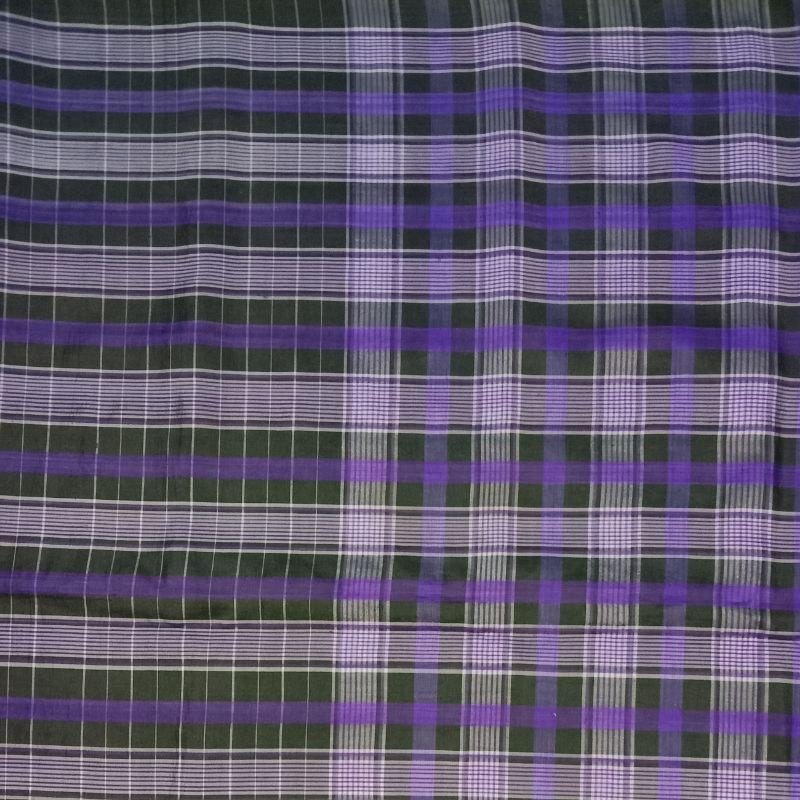
#> input picture ls03/re0303.jpg, 800 x 800 px
$ python grayscale.py
#> lines starting #> are read from the running program, lines starting #| are printed output that depends on the picture
from PIL import Image
CITRA = Image.open('re0303.jpg')
#> CITRA is the input picture: PIL image 800x800 RGB; mean R, G, B 94.8, 87.6, 109.3
PIXEL = CITRA.load()
CITRA_GRAYSCALE = Image.open('re0303.jpg').convert('L')
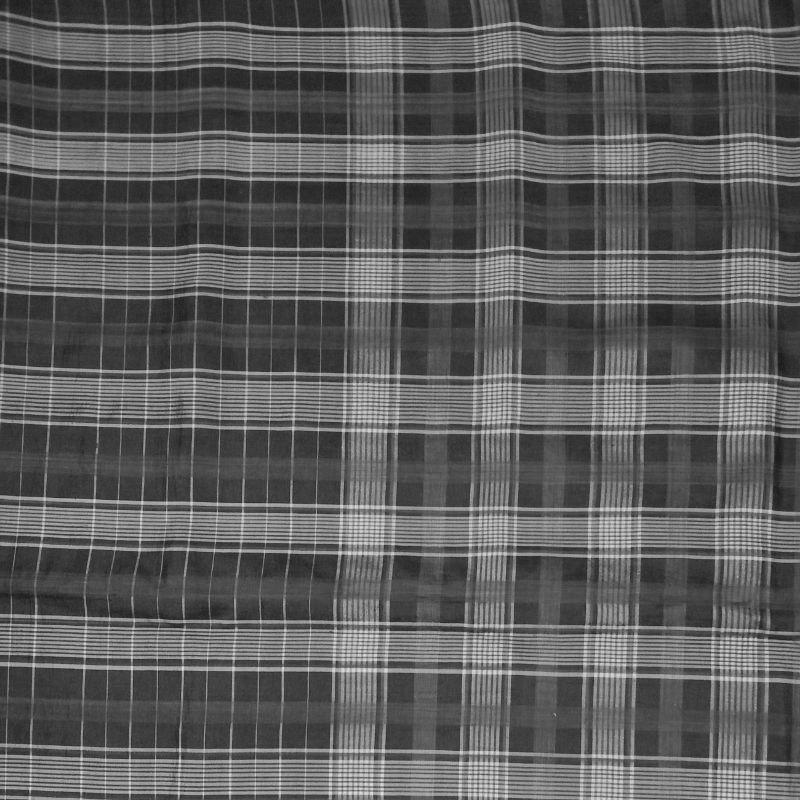
#> CITRA_GRAYSCALE: PIL image 800x800 L; min 23, max 229, mean 92.2
CITRA_GRAYSCALE.save('gray0303.jpg')

$ run again, with ls03/re0301.jpg copied over ls03/re0303.jpg
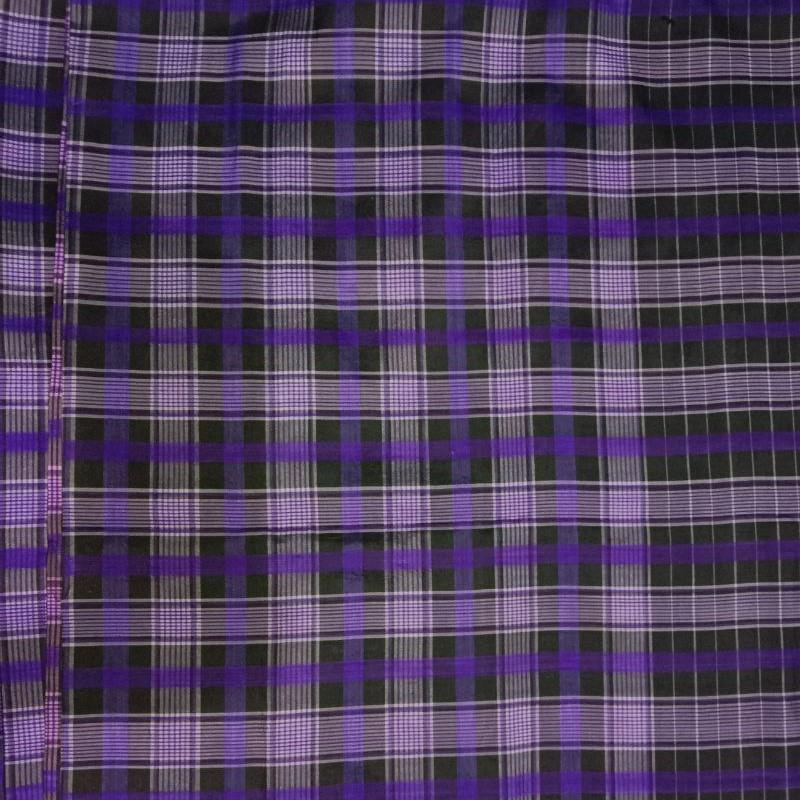
#> input picture ls03/re0301.jpg, 800 x 800 px
#> CITRA is the input picture: PIL image 800x800 RGB; mean R, G, B 79.7, 64.9, 93.5
#> `CITRA_GRAYSCALE = Image.open('re0303.jpg').convert('L')`:
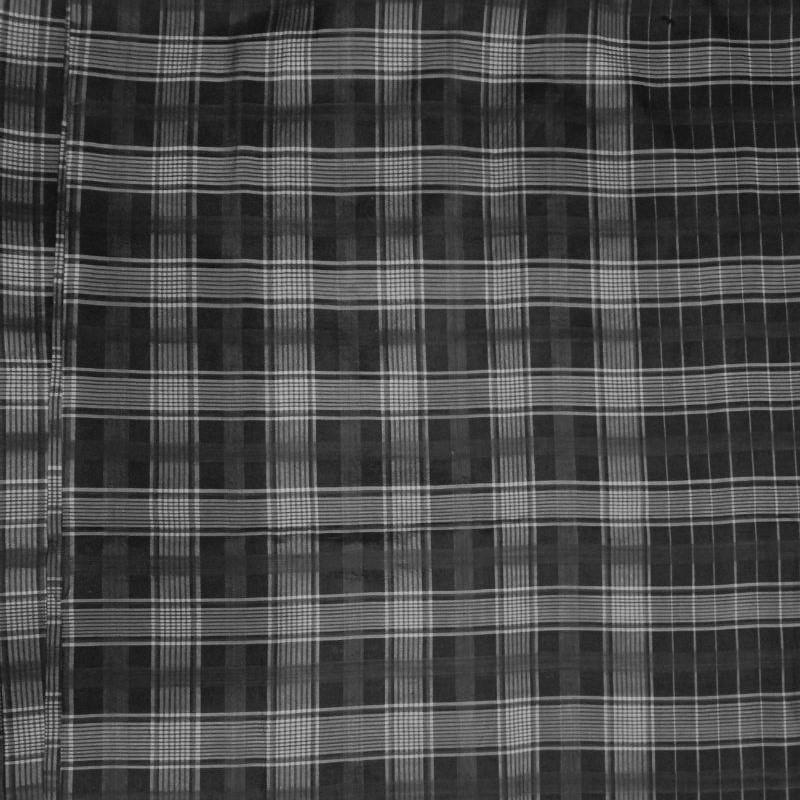
#> CITRA_GRAYSCALE: PIL image 800x800 L; min 8, max 198, mean 72.6

$ run again, with ls03/re0302.jpg copied over ls03/re0303.jpg
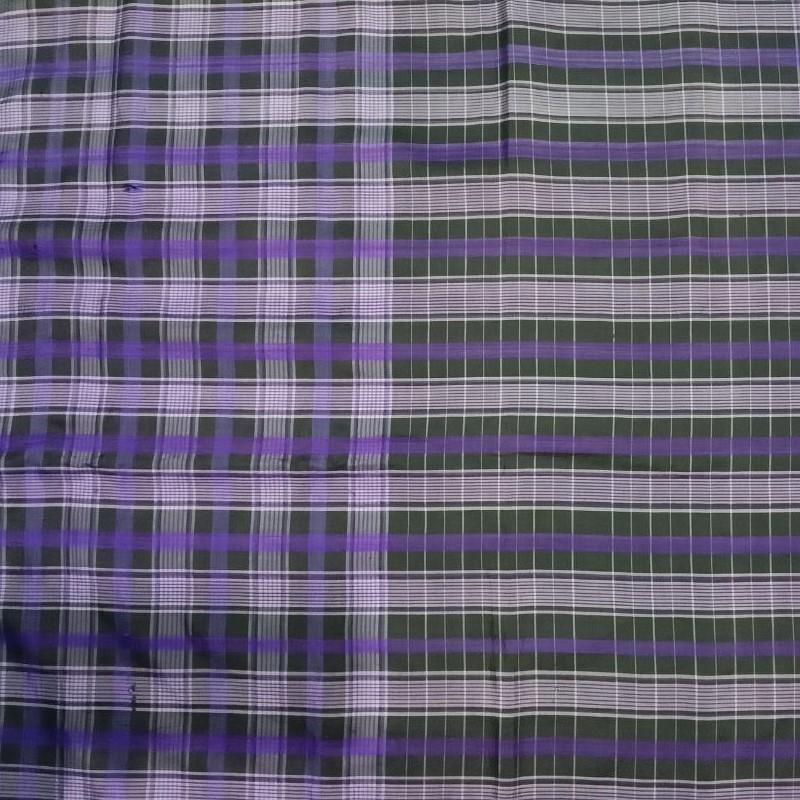
#> input picture ls03/re0302.jpg, 800 x 800 px
#> CITRA is the input picture: PIL image 800x800 RGB; mean R, G, B 103.1, 97.3, 116.8
#> `CITRA_GRAYSCALE = Image.open('re0303.jpg').convert('L')`:
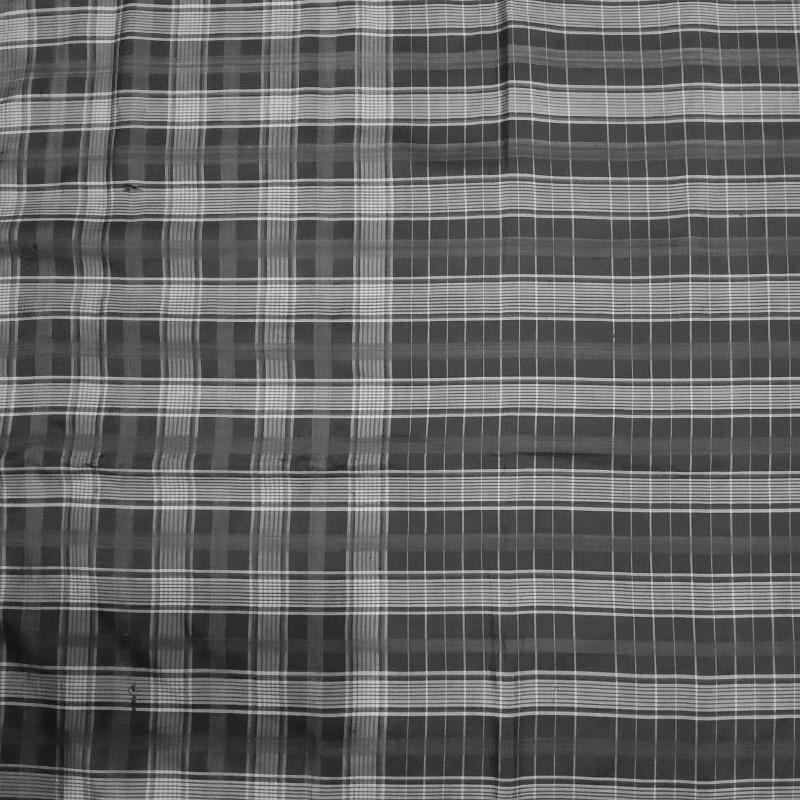
#> CITRA_GRAYSCALE: PIL image 800x800 L; min 15, max 238, mean 101.2

$ run again, with ls03/re0304.jpg copied over ls03/re0303.jpg
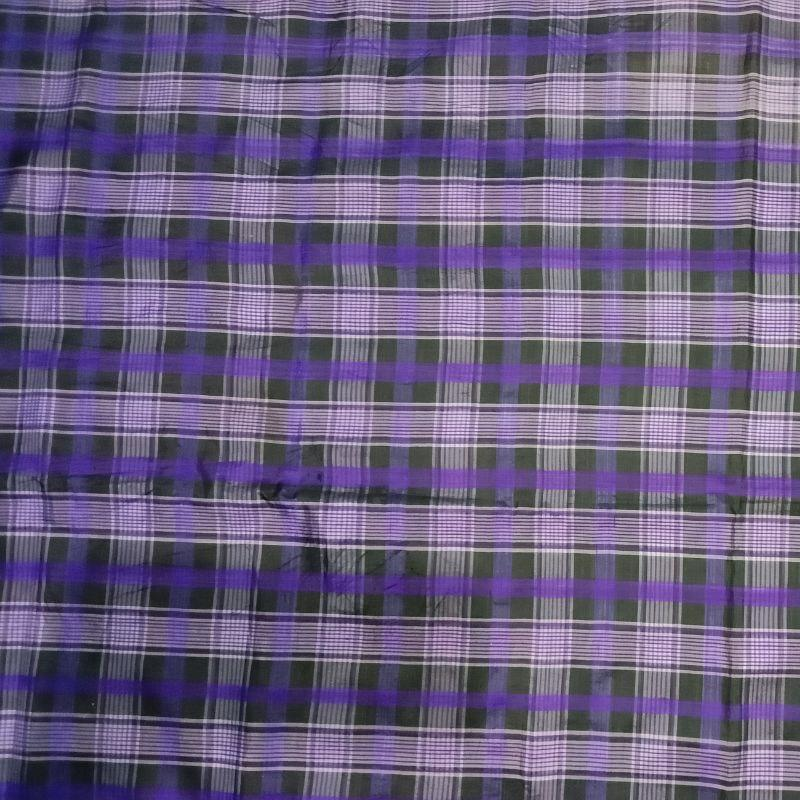
#> input picture ls03/re0304.jpg, 800 x 800 px
#> CITRA is the input picture: PIL image 800x800 RGB; mean R, G, B 106.1, 94.8, 126.6
#> `CITRA_GRAYSCALE = Image.open('re0303.jpg').convert('L')`:
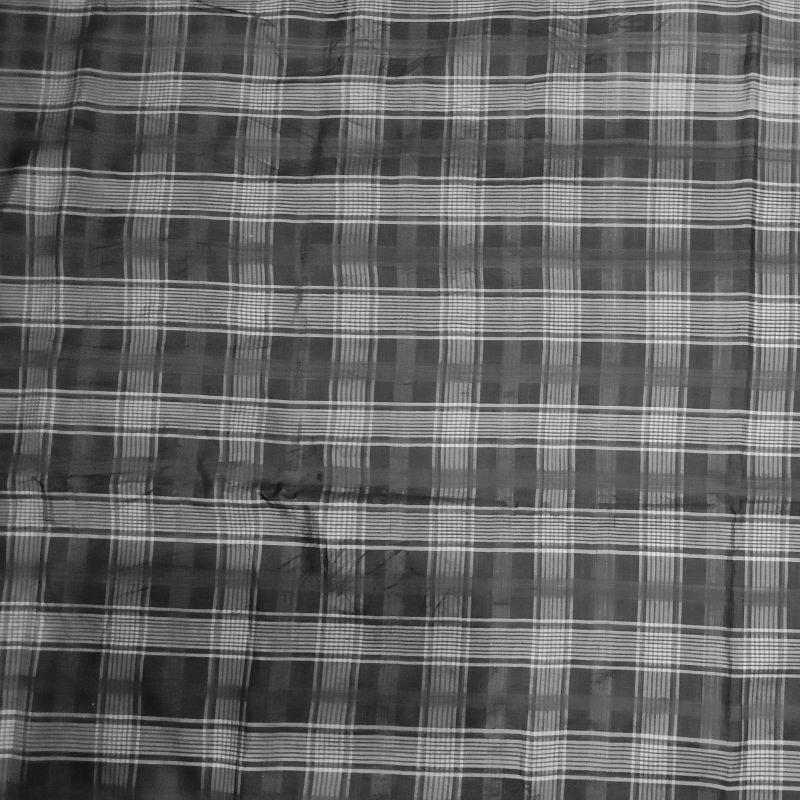
#> CITRA_GRAYSCALE: PIL image 800x800 L; min 11, max 243, mean 101.8
